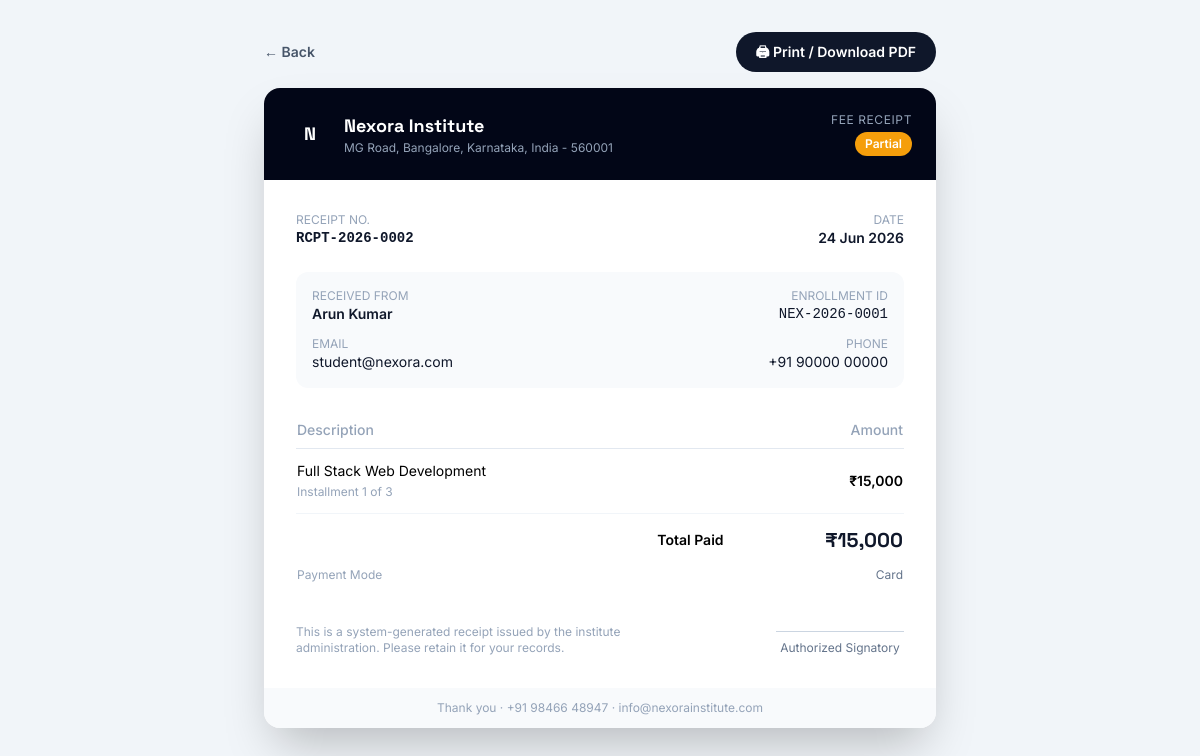
The app's page /student/payments.php?receipt=2 (signed in) with its own data.
### tables this page shows
CREATE TABLE payments (
  id           INT AUTO_INCREMENT PRIMARY KEY,
  receipt_no   VARCHAR(40) NOT NULL UNIQUE,
  student_id   INT NOT NULL,
  course_id    INT NULL,
  amount       DECIMAL(10,2) NOT NULL,
  mode         ENUM('Cash','UPI','Card','Bank Transfer','Cheque') DEFAULT 'Cash',
  status       ENUM('paid','pending','partial') DEFAULT 'paid',
  paid_on      DATE DEFAULT (CURRENT_DATE),
  remarks      VARCHAR(255) NULL,
  generated_by INT NULL,
  created_at   TIMESTAMP DEFAULT CURRENT_TIMESTAMP,
  CONSTRAINT fk_pay_student FOREIGN KEY (student_id) REFERENCES students(id) ON DELETE CASCADE,
  CONSTRAINT fk_pay_course  FOREIGN KEY (course_id)  REFERENCES courses(id)  ON DELETE SET NULL,
  CONSTRAINT fk_pay_admin   FOREIGN KEY (generated_by) REFERENCES admins(id) ON DELETE SET NULL
);

CREATE TABLE students (
  id            INT AUTO_INCREMENT PRIMARY KEY,
  student_code  VARCHAR(40) NOT NULL UNIQUE,
  name          VARCHAR(140) NOT NULL,
  email         VARCHAR(150) NOT NULL UNIQUE,
  phone         VARCHAR(20)  NULL,
  password_hash VARCHAR(255) NOT NULL,
  dob           DATE NULL,
  gender        ENUM('Male','Female','Other') NULL,
  address       VARCHAR(255) NULL,
  photo         VARCHAR(255) NULL,
   
  details_locked TINYINT(1) DEFAULT 0,
  status        ENUM('active','inactive') DEFAULT 'active',
  created_at    TIMESTAMP DEFAULT CURRENT_TIMESTAMP
);

CREATE TABLE courses (
  id              INT AUTO_INCREMENT PRIMARY KEY,
  title           VARCHAR(160) NOT NULL,
  slug            VARCHAR(180) NOT NULL UNIQUE,
  category_id     INT NULL,
  short_desc      VARCHAR(255) NULL,
  description     TEXT NULL,
  duration        VARCHAR(60)  DEFAULT '3 Months',
  level           ENUM('Beginner','Intermediate','Advanced') DEFAULT 'Beginner',
  price           DECIMAL(10,2) DEFAULT 0,
  discount_price  DECIMAL(10,2) NULL,
  software        VARCHAR(255) NULL,
  syllabus        TEXT NULL,
  image           VARCHAR(255) NULL,
  is_featured     TINYINT(1) DEFAULT 0,
  status          ENUM('active','draft') DEFAULT 'active',
  created_at      TIMESTAMP DEFAULT CURRENT_TIMESTAMP,
  CONSTRAINT fk_course_cat FOREIGN KEY (category_id) REFERENCES categories(id) ON DELETE SET NULL
);

### includes/functions.php (called while the page is built, shortened)
<?php
require_once __DIR__ . '/../config/database.php';
function e(?string $str): string
{
    return htmlspecialchars($str ?? '', ENT_QUOTES, 'UTF-8');
}
function url(string $path = ''): string
{
    return BASE_URL . '/' . ltrim($path, '/');
}
function money($amount): string
{
    return '₹' . number_format((float)$amount, 0);
}
function fmt_date(?string $date, string $format = 'd M Y'): string
{
    $ts = strtotime($date);
    return $ts ? date($format, $ts) : '-';
}
function settings(): array
{
    static $cache = null;
    if ($cache !== null) return $cache;
    $cache = [];
    try {
        $rows = db()->query('SELECT skey, svalue FROM settings')->fetchAll();
        foreach ($rows as $r) {
            $cache[$r['skey']] = $r['svalue'];
        }
    } catch (Throwable $e) {
        $cache = [];
    }
    return $cache;
}
function setting(string $key, string $default = ''): string
{
    $s = settings();
    return $s[$key] ?? $default;
}
function student_logged_in(): bool
{
    return !empty($_SESSION['student_id']);
}
function current_student(): ?array
{
    static $student = null;
    if ($student === null) {
        $stmt = db()->prepare('SELECT * FROM students WHERE id = ?');
        $stmt->execute([$_SESSION['student_id']]);
        $student = $stmt->fetch() ?: null;
    }
    return $student;
}

### config/database.php (called while the page is built, shortened)
<?php
function db(): PDO
{
    if (isset($GLOBALS['__app_pdo']) && $GLOBALS['__app_pdo'] instanceof PDO) {
        return $GLOBALS['__app_pdo'];
    }
    $dsn = sprintf('mysql:host=%s;dbname=%s;charset=%s', DB_HOST, DB_NAME, DB_CHARSET);
    $options = [
        PDO::ATTR_ERRMODE            => PDO::ERRMODE_EXCEPTION,
        PDO::ATTR_DEFAULT_FETCH_MODE => PDO::FETCH_ASSOC,
        PDO::ATTR_EMULATE_PREPARES   => false,
    ];
    return $GLOBALS['__app_pdo'];
}

### student/_layout.php (called while the page is built, shortened)
<?php
require_once __DIR__ . '/../includes/functions.php';
$student = current_student();
    ?>

### includes/receipt.php (the view, shortened to what this page needs)
<?php
require_once __DIR__ . '/functions.php';
function render_receipt(array $pay, array $student): void
{
    $site = setting('site_name');
    ?>
<!DOCTYPE html><html lang="en"><head>
<script src="https://cdn.tailwindcss.com"></script>
<link rel="stylesheet" href="<?= url('assets/css/style.css') ?>">
</head><body class="bg-slate-100 p-4 sm:p-8">
  <div class="max-w-2xl mx-auto mb-4 flex justify-between items-center no-print">
    <button onclick="history.back()" class="text-sm font-semibold text-slate-600 hover:text-slate-900">← Back</button>
    <button onclick="window.print()" class="px-5 py-2.5 rounded-full bg-slate-900 text-white text-sm font-semibold hover:bg-brand-600">🖨 Print / Download PDF</button>
  </div>
  <div class="print-area max-w-2xl mx-auto bg-white shadow-2xl rounded-2xl overflow-hidden">
    <div class="bg-slate-950 text-white p-6 flex items-center justify-between">
      <div class="flex items-center gap-3">
        <span class="grid place-items-center w-11 h-11 rounded-xl bg-gradient-to-br from-brand-500 to-violet-600 disp font-bold text-lg">N</span>
        <div><p class="disp font-bold text-lg"><?= e($site) ?></p><p class="text-xs text-slate-400"><?= e(setting('address')) ?></p></div>
      </div>
      <div class="text-right">
        <p class="text-xs uppercase tracking-wider text-slate-400">Fee Receipt</p>
        <?php $sb = $pay['status']==='paid' ? 'bg-emerald-500' : ($pay['status']==='partial' ? 'bg-amber-500' : 'bg-rose-500'); ?>
        <span class="inline-block mt-1 px-2.5 py-1 rounded-full <?= $sb ?> text-xs font-semibold capitalize"><?= e($pay['status']) ?></span>
      </div>
    </div>
    <div class="p-6 sm:p-8">
      <div class="grid sm:grid-cols-2 gap-4 text-sm">
        <div>
          <p class="text-xs text-slate-400 uppercase">Receipt No.</p>
          <p class="font-mono font-semibold text-slate-900"><?= e($pay['receipt_no']) ?></p>
        </div>
        <div class="sm:text-right">
          <p class="text-xs text-slate-400 uppercase">Date</p>
          <p class="font-semibold text-slate-900"><?= fmt_date($pay['paid_on']) ?></p>
        </div>
      </div>
      <div class="mt-6 p-4 rounded-xl bg-slate-50 grid sm:grid-cols-2 gap-3 text-sm">
        <div><p class="text-xs text-slate-400 uppercase">Received From</p><p class="font-semibold text-slate-900"><?= e($student['name']) ?></p></div>
        <div class="sm:text-right"><p class="text-xs text-slate-400 uppercase">Enrollment ID</p><p class="font-mono text-slate-900"><?= e($student['student_code']) ?></p></div>
        <div><p class="text-xs text-slate-400 uppercase">Email</p><p class="text-slate-900"><?= e($student['email']) ?></p></div>
        <div class="sm:text-right"><p class="text-xs text-slate-400 uppercase">Phone</p><p class="text-slate-900"><?= e($student['phone'] ?? '-') ?></p></div>
      </div>
      <table class="w-full mt-6 text-sm">
        <thead><tr class="text-left text-slate-400 border-b border-slate-200"><th class="py-2 font-medium">Description</th><th class="py-2 font-medium text-right">Amount</th></tr></thead>
        <tbody>
          <tr class="border-b border-slate-100"><td class="py-3"><?= e($pay['course_title'] ?? 'Course Fee') ?><?php if(!empty($pay['remarks'])): ?><br><span class="text-xs text-slate-400"><?= e($pay['remarks']) ?></span><?php endif; ?></td><td class="py-3 text-right font-semibold"><?= money($pay['amount']) ?></td></tr>
        </tbody>
        <tfoot>
          <tr><td class="py-3 text-right font-semibold">Total Paid</td><td class="py-3 text-right disp text-xl font-bold text-slate-900"><?= money($pay['amount']) ?></td></tr>
          <tr><td class="text-xs text-slate-400">Payment Mode</td><td class="text-right text-xs text-slate-500"><?= e($pay['mode']) ?></td></tr>
        </tfoot>
      </table>
      <div class="mt-10 flex items-end justify-between">
        <p class="text-xs text-slate-400 max-w-[60%]">This is a system-generated receipt issued by the institute administration. Please retain it for your records.</p>
        <div class="text-center"><div class="w-32 border-t border-slate-300 pt-2"></div><p class="text-xs text-slate-500">Authorized Signatory</p></div>
      </div>
    </div>
    <div class="bg-slate-50 px-6 py-3 text-center text-xs text-slate-400">Thank you · <?= e(setting('phone')) ?> · <?= e(setting('email')) ?></div>
  </div>
</body></html>
    <?php
}

### assets/css/style.css (style rules this page uses)
:root { --brand: #4f46e5; --brand-light: #818cf8; }
html { -webkit-tap-highlight-color: transparent; }

### includes/receipt.php (style rules this page uses)
body { font-family:'Inter',sans-serif }
.disp { font-family:'Space Grotesk',sans-serif }

### records on screen
payments: status "Partial", receipt_no "RCPT-2026-0002", paid_on "24 Jun 2026", course.title "Full Stack Web Development", remarks "Installment 1 of 3", amount "₹15,000", mode "Card"
students: name "Arun Kumar", student_code "NEX-2026-0001", email "student@nexora.com", phone "+91 90000 00000"

### other values on screen
$site "Nexora Institute"
setting('address') "MG Road, Bangalore, Karnataka, India - 560001"
setting('phone') "+91 98466 48947"
setting('email') "info@nexorainstitute.com"
